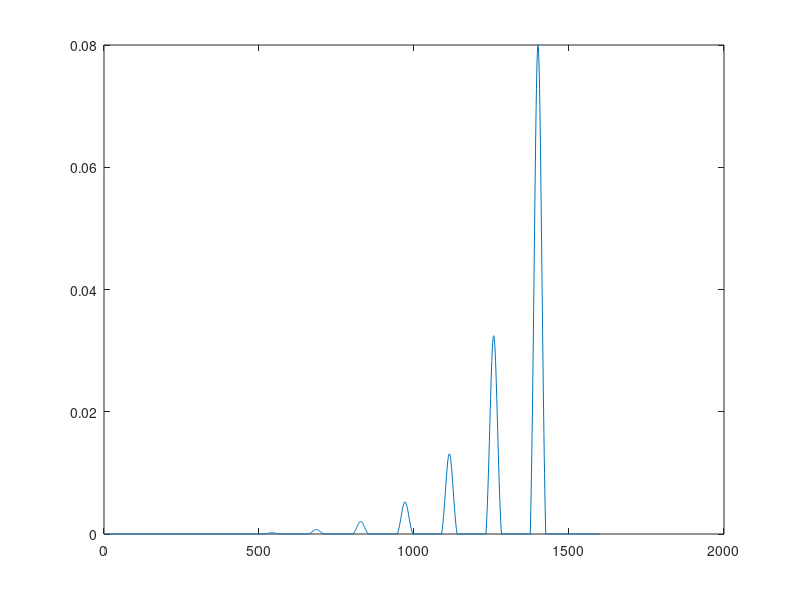

The MATLAB source for this figure: (Note: this script raises an error after producing the figure.)
function [dat, tissue, RF, motion] = nonperiodic_motion_test()
%% Laurence Jackson, BME, KCL, 2018
% 
% script to simulate the effects of respiratory motion of the pulse
% excitation profile with SWEEP
% 
% output:
%   dat = simulation results for tissue component
% 

clear

%% load paramters
load('tests/settings_motion.mat'); % load bulk of simulation parameters

%% sim
Rs = linspace(0,1,11);

% define custom non-periodic motion
motion.custom = zeros(1, RF.npulses);
nskips = 8;
skiploc = floor(linspace(400, 1400,nskips));

maxamp = 80e-3;
skipamp = exp(0.9*(1:nskips));
skipamp = ((skipamp- min(skipamp)) / ((max(skipamp) - min(skipamp)))) .* maxamp;

skipdur = 25;

for ii = 1:nskips
    x = (skiploc(ii)-skipdur):(skiploc(ii)+skipdur);
    y = normpdf(x,skiploc(ii), skipdur/2);
    y = ((y- min(y)) / ((max(y) - min(y)))) .* skipamp(ii);
    motion.custom(x) = y;
end
plot(motion.custom)

 RF.seq = 'bssfp';
for ii = 1:length(Rs)
    
    RF.swp = Rs(ii);
    [dat{ii}, tissue, RF, motion] = sweep_sim_EPG_2(tissue, RF, motion); % bffe

end

save('simresults/motionsim_nonperiodic_bffe.mat','dat','-v7.3')

end